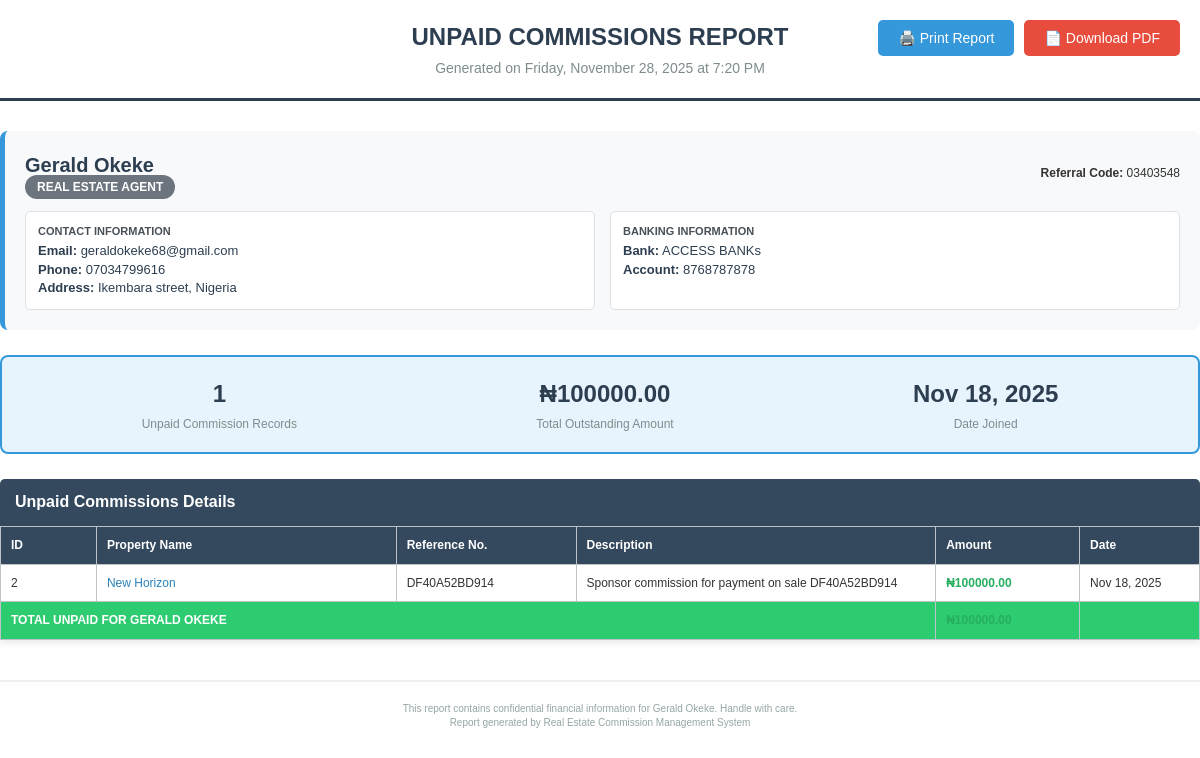
The app's page /realtor/2/unpaid-commissions-print/ (signed in), older data.
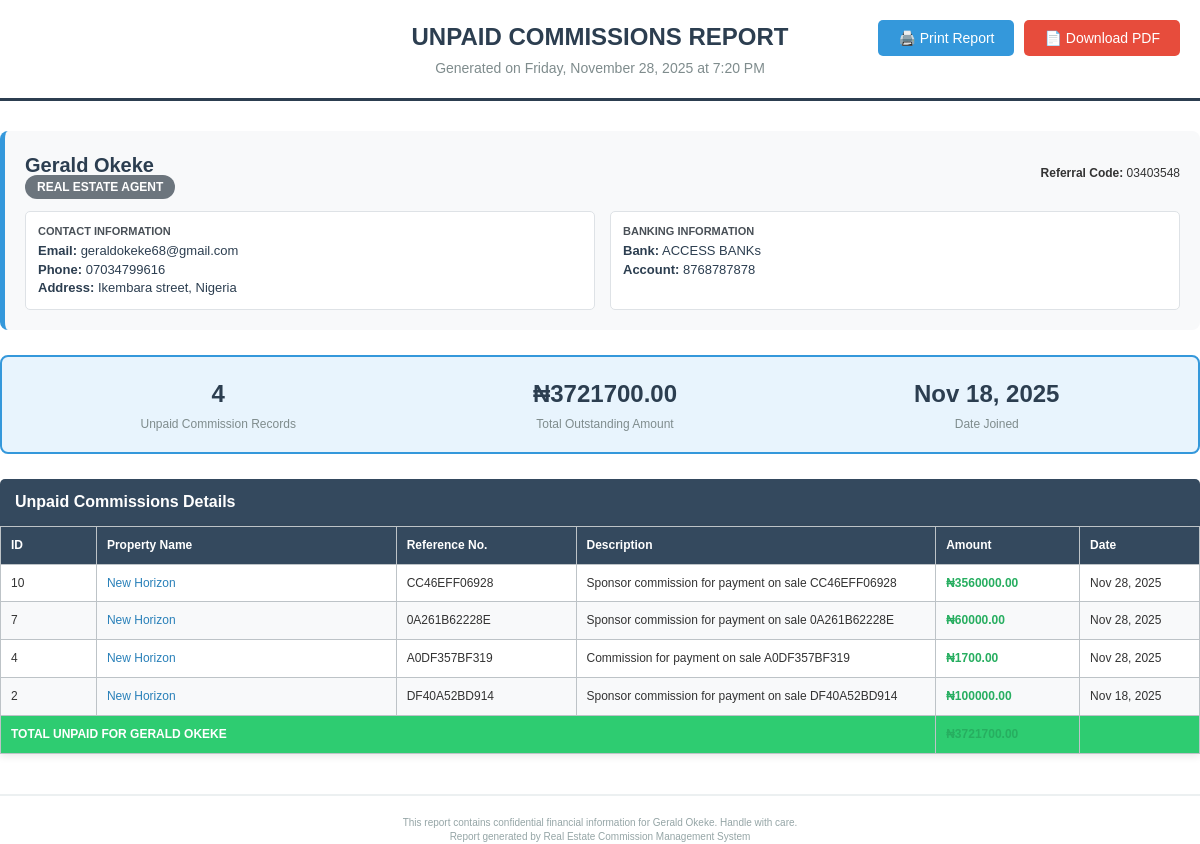
The same page, newer data.
### tripled/models.py (models this page shows, shortened)
class Realtor(models.Model):
    STATUS_CHOICES = [
        ('regular', 'Regular Realtor'),
        ('executive', 'Executive Realtor'),
    ]
    first_name = models.CharField(max_length=100,blank=True, null=True)
    last_name = models.CharField(max_length=100,blank=True, null=True)
    email = models.EmailField(unique=True, blank=True, null=True)
    phone = models.CharField(max_length=20,blank=True, null=True)
    image = models.ImageField(upload_to='realtors/', blank=True, null=True)
    address = models.CharField(max_length=255,blank=True, null=True)
    country = models.CharField(max_length=100,blank=True, null=True)
    status = models.CharField(
        max_length=20,
        choices=STATUS_CHOICES,
        default='regular',
        help_text="Realtor status - can be changed by admin"
    )
    account_number = models.CharField(max_length=50,blank=True, null=True)
    bank_name = models.CharField(max_length=100,blank=True, null=True)
    account_name = models.CharField(max_length=100,blank=True, null=True)
    referral_code = models.CharField(max_length=8, unique=True)
    sponsor_code = models.CharField(max_length=8, blank=True, null=True)
    sponsor = models.ForeignKey('self', on_delete=models.SET_NULL, blank=True, null=True, related_name='referrals')
    total_commission = models.DecimalField(max_digits=12, decimal_places=2, default=0.00)
    paid_commission = models.DecimalField(max_digits=12, decimal_places=2, default=0.00)
    created_at = models.DateTimeField(auto_now_add=True)
    updated_at = models.DateTimeField(auto_now=True)
    @property
    def full_name(self):
        return f"{self.first_name} {self.last_name}"
    @property
    def is_executive(self):
        return self.status == 'executive'
    class Meta:
        ordering = ['status', 'last_name', 'first_name']  # Executive realtors first
        indexes = [
            models.Index(fields=['status']),
            models.Index(fields=['referral_code']),
        ]

class Commission(models.Model):
    realtor = models.ForeignKey(Realtor, on_delete=models.CASCADE, related_name='commissions')
    amount = models.DecimalField(max_digits=12, decimal_places=2)
    description = models.CharField(max_length=255)  # e.g., "Commission for Property XYZ sale"
    property_reference = models.CharField(max_length=100, blank=True, null=True)  # Reference to property sold
    is_paid = models.BooleanField(default=False)
    paid_date = models.DateTimeField(blank=True, null=True)
    created_at = models.DateTimeField(auto_now_add=True)

class PropertySale(models.Model):
    PROPERTY_TYPE_CHOICES = [
        ('building', 'Building Property'),
        ('land', 'Land'),
    ]
    PAYMENT_PLAN_CHOICES = [
        ('outright', 'Outright Purchase'),
        ('3_months', '3 Months Plan'),
        ('6_months', '6 Months Plan'),
    ]
    MARITAL_STATUS_CHOICES = [
        ('single', 'Single'),
        ('married', 'Married'),
        ('divorced', 'Divorced'),
        ('widowed', 'Widowed'),
    ]
    ID_TYPE_CHOICES = [
        ('national_id', 'National ID'),
        ('intl_passport', 'International Passport'),
        ('drivers_license', 'Driver\'s License'),
        ('voters_card', 'Voter\'s Card'),
    ]
    reference_number = models.CharField(max_length=12, unique=True, editable=False, blank=True)
    description = models.TextField(max_length=255)
    property_type = models.CharField(max_length=10, choices=PROPERTY_TYPE_CHOICES)
    property_item = models.ForeignKey(Property, on_delete=models.CASCADE, related_name='sales')  # Renamed from 'property'
    quantity = models.PositiveIntegerField(help_text="Number of plots or buildings")
    client_name = models.CharField(max_length=255, blank=True, null=True)
    client_address = models.TextField( blank=True, null=True)
    client_phone = models.CharField(max_length=20, blank=True, null=True)
    client_email = models.EmailField(max_length=255, blank=True, null=True)
    client_picture = models.ImageField(upload_to='client_pictures/', blank=True, null=True, )
    marital_status = models.CharField(max_length=10, choices=MARITAL_STATUS_CHOICES, default='single')
    spouse_name = models.CharField(max_length=255, blank=True, null=True)
    spouse_phone = models.CharField(max_length=20, blank=True, null=True)
    id_type = models.CharField(max_length=15, choices=ID_TYPE_CHOICES, blank=True, null=True)
    id_number = models.CharField(max_length=50, blank=True, null=True)
    plot_development_start_date = models.DateField(blank=True, null=True)
    plot_development_expiry_date = models.DateField(blank=True, null=True)
    is_developed = models.BooleanField(default=False, help_text="Mark as True when client has developed the property")
    lga_of_origin = models.CharField(max_length=100, blank=True, null=True)
    town_of_origin = models.CharField(max_length=100, blank=True, null=True)
    state_of_origin = models.CharField(max_length=100, blank=True, null=True)
    bank_name = models.CharField(max_length=255, blank=True, null=True)
    account_number = models.CharField(max_length=20, blank=True, null=True)
    account_name = models.CharField(max_length=255, blank=True, null=True)
    next_of_kin_name = models.CharField(max_length=255, blank=True, null=True)
    next_of_kin_address = models.TextField( blank=True, null=True)
    next_of_kin_phone = models.CharField(max_length=20, blank=True, null=True)
    original_price = models.DecimalField(max_digits=12, decimal_places=2)
    selling_price = models.DecimalField(max_digits=12, decimal_places=2)
    amount_paid = models.DecimalField(max_digits=12, decimal_places=2, default=0)
    discount = models.DecimalField(max_digits=12, decimal_places=2, default=0)
    payment_plan = models.CharField(max_length=10, choices=PAYMENT_PLAN_CHOICES, default='outright')
    realtor = models.ForeignKey(Realtor, on_delete=models.CASCADE, related_name='sales')
    realtor_commission_percentage = models.DecimalField(max_digits=5, decimal_places=2, default=0)
    sponsor_commission_percentage = models.DecimalField(max_digits=5, decimal_places=2, default=0)
    upline_commission_percentage = models.DecimalField(max_digits=5, decimal_places=2, default=0)
    created_by = models.ForeignKey('User', on_delete=models.SET_NULL, null=True, blank=True, related_name='created_property_sales', verbose_name='Created By')
    created_at = models.DateTimeField(auto_now_add=True)
    updated_at = models.DateTimeField(auto_now=True)

class Property(models.Model):
    STATES_CHOICES = [
        ('abia', 'Abia'),
        ('adamawa', 'Adamawa'),
        ('akwa_ibom', 'Akwa Ibom'),
        ('anambra', 'Anambra'),
        ('bauchi', 'Bauchi'),
        ('bayelsa', 'Bayelsa'),
        ('benue', 'Benue'),
        ('borno', 'Borno'),
        ('cross_river', 'Cross River'),
        ('delta', 'Delta'),
        ('ebonyi', 'Ebonyi'),
        ('edo', 'Edo'),
        ('ekiti', 'Ekiti'),
        ('enugu', 'Enugu'),
        ('fct', 'Federal Capital Territory'),
        ('gombe', 'Gombe'),
        ('imo', 'Imo'),
        ('jigawa', 'Jigawa'),
        ('kaduna', 'Kaduna'),
        ('kano', 'Kano'),
        ('katsina', 'Katsina'),
        ('kebbi', 'Kebbi'),
        ('kogi', 'Kogi'),
        ('kwara', 'Kwara'),
        ('lagos', 'Lagos'),
        ('nasarawa', 'Nasarawa'),
        ('niger', 'Niger'),
        ('ogun', 'Ogun'),
        ('ondo', 'Ondo'),
        ('osun', 'Osun'),
        ('oyo', 'Oyo'),
        ('plateau', 'Plateau'),
        ('rivers', 'Rivers'),
        ('sokoto', 'Sokoto'),
        ('taraba', 'Taraba'),
        ('yobe', 'Yobe'),
        ('zamfara', 'Zamfara'),
    ]
    name = models.CharField(max_length=255,blank=True, null=True)
    description = models.TextField()
    location = models.CharField(max_length=100, choices=STATES_CHOICES)
    address = models.TextField()
    created_at = models.DateTimeField(auto_now_add=True)
    updated_at = models.DateTimeField(auto_now=True)
    class Meta:
        verbose_name_plural = "Properties"

### tripled/views.py (the view)
# urls.py: path('realtor/<int:realtor_id>/unpaid-commissions-print/', views.realtor_unpaid_commissions_print, name='realtor_unpaid_commissions_print'),
@login_required
@admin_required
def realtor_unpaid_commissions_print(request, realtor_id):
    realtor = get_object_or_404(Realtor, id=realtor_id)
    unpaid_commissions = Commission.objects.filter(
        realtor=realtor, is_paid=False
    ).order_by("-created_at")
    property_sales = {}
    for commission in unpaid_commissions:
        if commission.property_reference:
            try:
                sale = PropertySale.objects.select_related("property_item").get(
                    reference_number=commission.property_reference
                )
                property_sales[commission.property_reference] = sale
            except PropertySale.DoesNotExist:
                property_sales[commission.property_reference] = None
    from django.db import models
    total_unpaid_amount = (
        unpaid_commissions.aggregate(total=models.Sum("amount"))["total"] or 0
    )
    context = {
        "realtor": realtor,
        "unpaid_commissions": unpaid_commissions,
        "property_sales": property_sales,
        "total_unpaid_amount": total_unpaid_amount,
        "print_date": timezone.now(),
    }
    return render(request, "user/realtor_unpaid_commissions_print.html", context)

### tripled/templates/user/realtor_unpaid_commissions_print.html (shortened to what this page needs)
<!DOCTYPE html>
<html lang="en">
<head>
</head>
<body>
    <div class="action-buttons">
        <button class="print-button" onclick="window.print()">🖨️ Print Report</button>
        <button class="pdf-button" onclick="downloadPDF()">📄 Download PDF</button>
    </div>
    <div class="header {% if realtor.is_executive %}executive-header{% endif %}">
        <h1>UNPAID COMMISSIONS REPORT</h1>
        <p>Generated on {{ print_date|date:"l, F d, Y" }} at {{ print_date|time:"g:i A" }}</p>
    </div>
    <div class="realtor-profile {% if realtor.is_executive %}executive{% endif %}">
        <div class="profile-header">
            <div>
                <h2 class="profile-title">
                    {{ realtor.full_name }}
                </h2>
                {% if realtor.is_executive %}
                    <span class="executive-badge">👑 EXECUTIVE REALTOR</span>
                {% else %}
                    <span class="regular-badge">REAL ESTATE AGENT</span>
                {% endif %}
            </div>
            <div>
                <strong>Referral Code:</strong> {{ realtor.referral_code }}
            </div>
        </div>
        <div class="profile-details">
            <div class="detail-group">
                <div class="detail-label">Contact Information</div>
                <div class="detail-value">
                    <strong>Email:</strong> {{ realtor.email }}<br>
                    <strong>Phone:</strong> {{ realtor.phone }}<br>
                    <strong>Address:</strong> {{ realtor.address }}, {{ realtor.country }}
                </div>
            </div>
            <div class="detail-group">
                <div class="detail-label">Banking Information</div>
                <div class="detail-value">
                    <strong>Bank:</strong> {{ realtor.bank_name }}<br>
                    <strong>Account:</strong> {{ realtor.account_number }}
                </div>
            </div>
        </div>
    </div>
    <div class="summary-section {% if realtor.is_executive %}executive{% endif %}">
        <div class="summary-stats">
            <div class="summary-item">
                <h3>{{ unpaid_commissions.count }}</h3>
                <p>Unpaid Commission Records</p>
            </div>
            <div class="summary-item">
                <h3 class="unpaid-amount">₦{{ total_unpaid_amount|floatformat:2 }}</h3>
                <p>Total Outstanding Amount</p>
            </div>
            <div class="summary-item">
                <h3>{{ realtor.created_at|date:"M d, Y" }}</h3>
                <p>Date Joined</p>
            </div>
        </div>
    </div>
    {% if unpaid_commissions %}
    <div class="commissions-section">
        <div class="section-title {% if realtor.is_executive %}executive{% endif %}">
            Unpaid Commissions Details
        </div>
        <table class="commissions-table {% if realtor.is_executive %}executive{% endif %}">
            <thead>
                <tr>
                    <th style="width: 8%;">ID</th>
                    <th style="width: 25%;">Property Name</th>
                    <th style="width: 15%;">Reference No.</th>
                    <th style="width: 30%;">Description</th>
                    <th style="width: 12%;">Amount</th>
                    <th style="width: 10%;">Date</th>
                </tr>
            </thead>
            <tbody>
                {% for commission in unpaid_commissions %}
                <tr>
                    <td>{{ commission.id }}</td>
                    <td class="property-name">
                        {% if commission.property_reference and property_sales %}
                            {% for ref, sale in property_sales.items %}
                                {% if ref == commission.property_reference and sale %}
                                    {{ sale.property_item.name }}
                                {% elif ref == commission.property_reference and not sale %}
                                    Property Not Found
                                {% endif %}
                            {% endfor %}
                        {% elif commission.property_reference %}
                            {{ commission.property_reference }}
                        {% else %}
                            N/A
                        {% endif %}
                    </td>
                    <td>
                        {% if commission.property_reference %}
                            {{ commission.property_reference }}
                        {% else %}
                            N/A
                        {% endif %}
                    </td>
                    <td>{{ commission.description }}</td>
                    <td class="amount">₦{{ commission.amount|floatformat:2 }}</td>
                    <td>{{ commission.created_at|date:"M d, Y" }}</td>
                </tr>
                {% endfor %}
                <tr class="total-row {% if realtor.is_executive %}executive{% endif %}">
                    <td colspan="4"><strong>TOTAL UNPAID FOR {{ realtor.full_name|upper }}</strong></td>
                    <td class="amount"><strong>₦{{ total_unpaid_amount|floatformat:2 }}</strong></td>
                    <td></td>
                </tr>
            </tbody>
        </table>
    </div>
    {% else %}
    <div class="no-commissions">
        <h3>🎉 No Unpaid Commissions!</h3>
        <p>{{ realtor.full_name }} has no outstanding commission payments.</p>
        <p>All commissions have been paid.</p>
    </div>
    {% endif %}
    <div class="footer">
        <p>This report contains confidential financial information for {{ realtor.full_name }}. Handle with care.</p>
        <p>Report generated by Real Estate Commission Management System</p>
    </div>
</body>
</html>

Row changes from the older to the newer data that the page shows:
added Commission: id "10", property_reference "CC46EFF06928", description "Sponsor commission for payment on sale CC46EFF06928", amount "3560000.00", created_at "Nov 28, 2025"
added PropertySale: property_item.name "New Horizon", shown under "10"
added Commission: id "7", property_reference "0A261B62228E", description "Sponsor commission for payment on sale 0A261B62228E", amount "60000.00", created_at "Nov 28, 2025"
added PropertySale: property_item.name "New Horizon", shown under "7"
added Commission: id "4", property_reference "A0DF357BF319", description "Commission for payment on sale A0DF357BF319", amount "1700.00", created_at "Nov 28, 2025"
added PropertySale: property_item.name "New Horizon", shown under "4"
Text that changed along with them:
{{ unpaid_commissions.count }}: "1" → "4"
{{ total_unpaid_amount|floatformat:2 }}: "100000.00" → "3721700.00"
